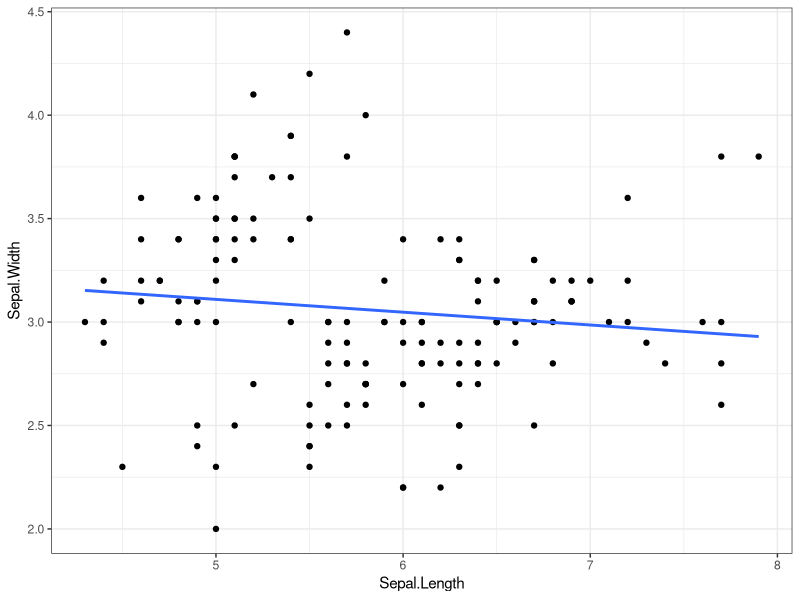

Generate this figure with R:
library(tidyverse)

iris %>% 
	ggplot(aes(Sepal.Length, Sepal.Width, hue = "species")) + 
	geom_point() + 
	geom_smooth(method = 'lm', se = F) + 
	theme_bw()
